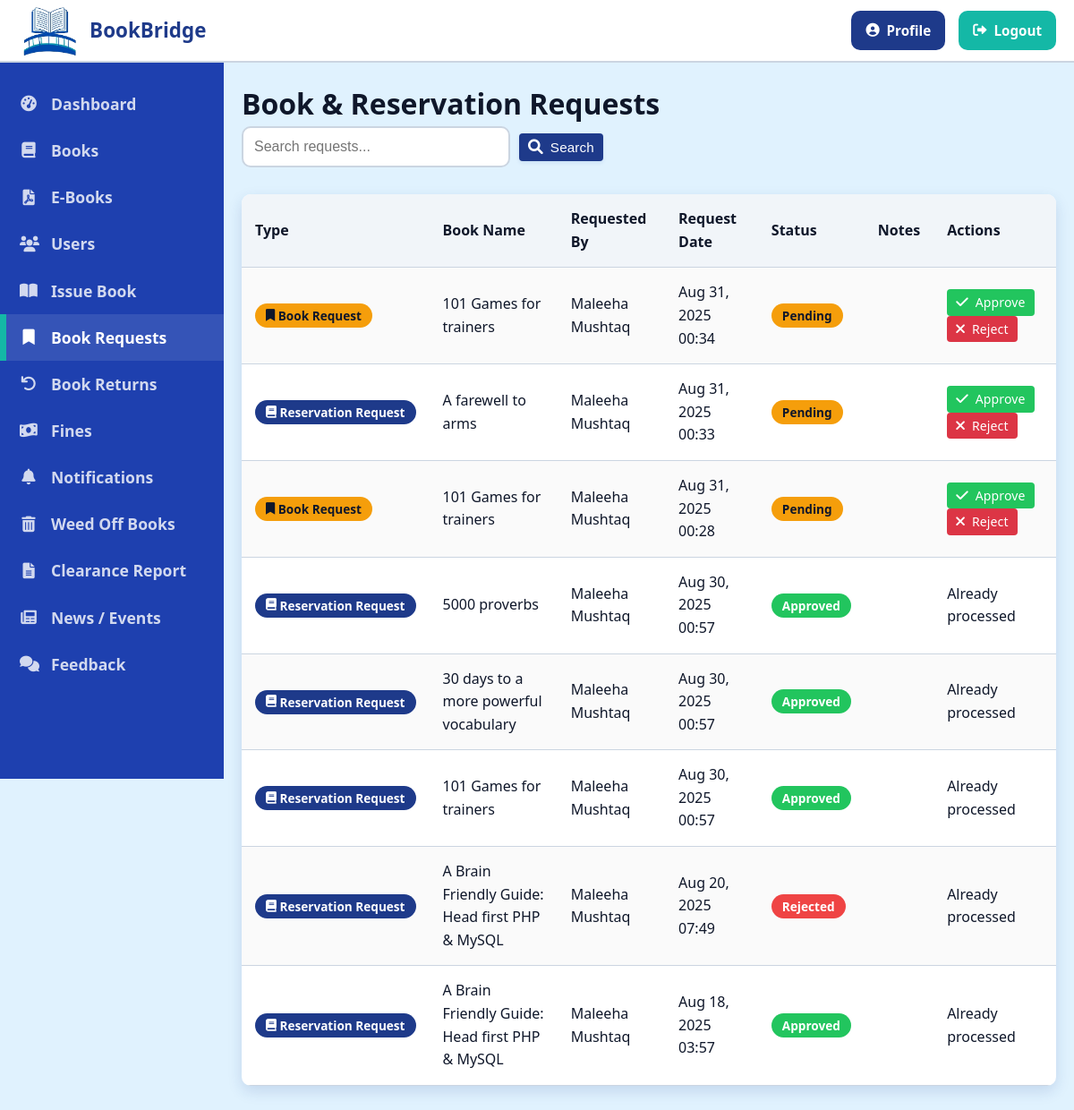
The page /librarian/requests.php (signed in) on the database as committed earlier.
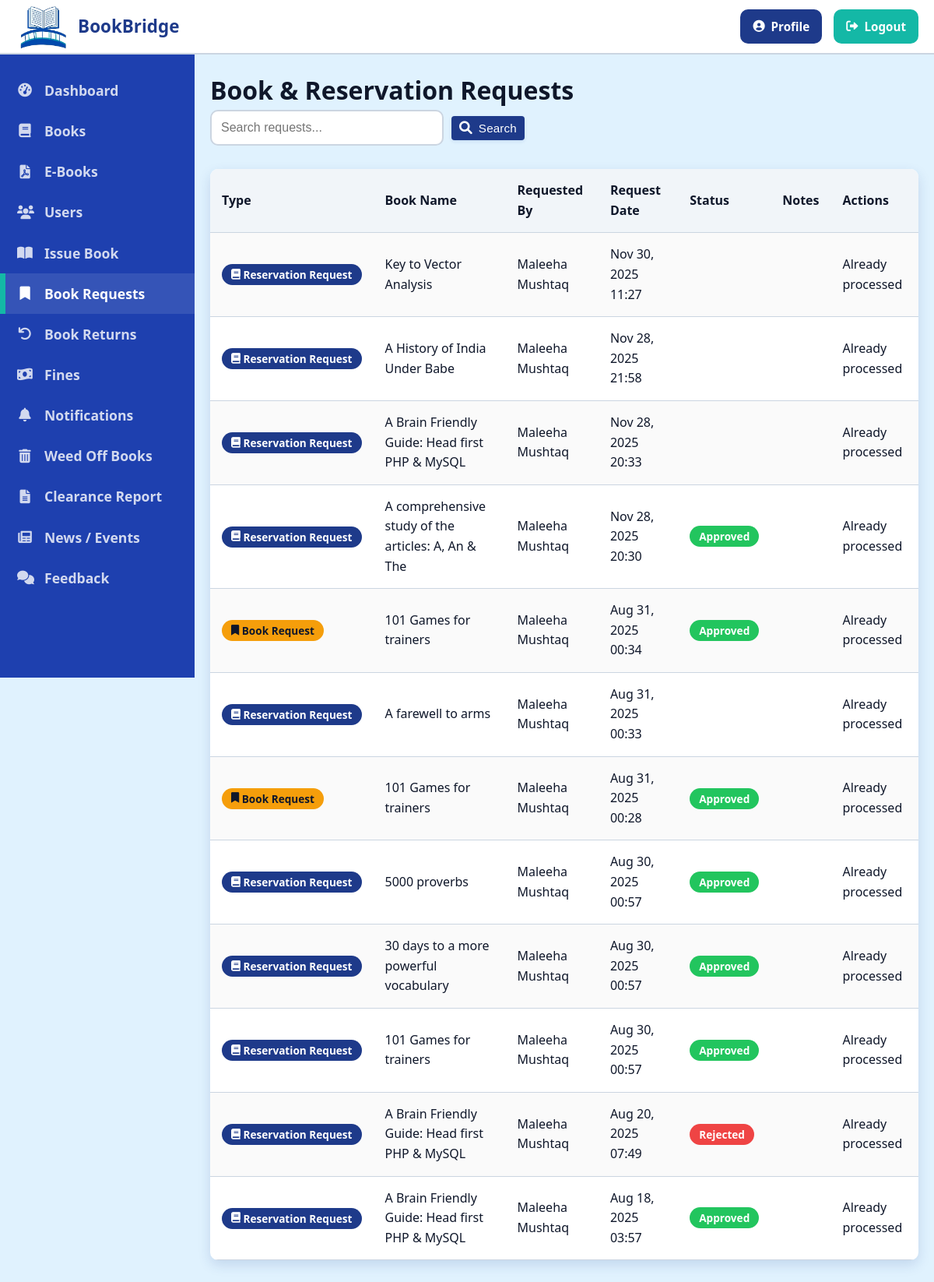
The same page on the database as committed later.
### tables this page shows
CREATE TABLE `book_requests` (
  `id` int(11) NOT NULL,
  `book_id` int(11) NOT NULL,
  `user_id` int(11) NOT NULL,
  `request_date` timestamp NOT NULL DEFAULT current_timestamp(),
  `status` enum('pending','approved','rejected') NOT NULL DEFAULT 'pending',
  `notes` text DEFAULT NULL
);

CREATE TABLE `books` (
  `id` int(11) NOT NULL,
  `book_name` varchar(100) DEFAULT NULL,
  `author` varchar(100) DEFAULT NULL,
  `book_no` varchar(20) DEFAULT NULL,
  `publisher` varchar(100) DEFAULT NULL,
  `category` varchar(50) DEFAULT NULL,
  `available_quantity` int(11) NOT NULL DEFAULT 0,
  `total_quantity` int(11) NOT NULL DEFAULT 0,
  `created_at` timestamp NOT NULL DEFAULT current_timestamp(),
  `updated_at` timestamp NOT NULL DEFAULT current_timestamp() ON UPDATE current_timestamp()
);

CREATE TABLE `users` (
  `id` int(11) NOT NULL,
  `unique_id` varchar(20) DEFAULT NULL,
  `name` varchar(100) NOT NULL,
  `email` varchar(100) NOT NULL,
  `password` varchar(255) NOT NULL,
  `role` enum('librarian','student','faculty') NOT NULL,
  `class` varchar(100) DEFAULT NULL,
  `phone` varchar(20) DEFAULT NULL,
  `address` text DEFAULT NULL,
  `created_at` timestamp NOT NULL DEFAULT current_timestamp(),
  `approval_status` varchar(20) DEFAULT 'pending',
  `approved_at` timestamp NULL DEFAULT NULL,
  `rejected_at` timestamp NULL DEFAULT NULL,
  `email_verified` tinyint(1) DEFAULT 0,
  `email_verification_token` varchar(255) DEFAULT NULL
);

CREATE TABLE `reservation_requests` (
  `id` int(11) NOT NULL,
  `book_id` int(11) NOT NULL,
  `user_id` int(11) NOT NULL,
  `request_date` timestamp NOT NULL DEFAULT current_timestamp(),
  `status` enum('pending','approved','rejected') NOT NULL DEFAULT 'pending',
  `notes` text DEFAULT NULL,
  `collected` tinyint(1) NOT NULL DEFAULT 0,
  `expires_at` datetime DEFAULT NULL,
  `approved_at` datetime DEFAULT NULL,
  `collected_at` datetime DEFAULT NULL
);

### librarian/requests.php (the view, shortened to what the changed rows need)
<?php
include_once '../includes/header.php';
$bookRequests = [];
$sql = "
    SELECT br.*, b.book_name as book_name, u.name as user_name, 'book' as request_type, br.collected, br.expires_at, b.available_quantity
    FROM reservation_requests br
    JOIN books b ON br.book_id = b.id
    JOIN users u ON br.user_id = u.id
    WHERE 1=1
";
$sql .= " ORDER BY br.request_date DESC";
$stmt = $conn->prepare($sql);
$stmt->execute();
$result = $stmt->get_result();
while ($row = $result->fetch_assoc()) {
    $bookRequests[] = $row;
}
$reservationRequests = [];
$sql = "
    SELECT rr.*, b.book_name as book_name, u.name as user_name, 'reservation' as request_type, b.available_quantity
    FROM book_requests rr
    JOIN books b ON rr.book_id = b.id
    JOIN users u ON rr.user_id = u.id
    WHERE 1=1
";
$sql .= " ORDER BY rr.request_date DESC";
$stmt = $conn->prepare($sql);
$stmt->execute();
$result = $stmt->get_result();
while ($row = $result->fetch_assoc()) {
    $reservationRequests[] = $row;
}
$allRequests = array_merge($bookRequests, $reservationRequests);
usort($allRequests, function($a, $b) {
    return strtotime($b['request_date']) - strtotime($a['request_date']);
});
?>
<h1 class="page-title">Book & Reservation Requests</h1>
<div class="table-container" style="margin-top:30px;">
    <table class="table table-striped">
        <thead>
            <tr>
                <th>Type</th>
                <th>Book Name</th>
                <th>Requested By</th>
                <th>Request Date</th>
                <th>Status</th>
                <th>Notes</th>
                <th>Actions</th>
            </tr>
        </thead>
        <tbody>
            <?php if (count($allRequests) > 0): ?>
                <?php foreach ($allRequests as $request): ?>
                    <tr>
                        <td>
                            <?php if ($request['request_type'] == 'book'): ?>
                                <span class="badge badge-primary">
                                    <i class="fas fa-book"></i>&nbsp;Reservation Request
                                </span>
                            <?php else: ?>
                                <span class="badge badge-warning">
                                    <i class="fas fa-bookmark"></i>&nbsp;Book Request
                                </span>
                            <?php endif; ?>
                        </td>
                        <td><?php echo htmlspecialchars($request['book_name']); ?></td>
                        <td><?php echo htmlspecialchars($request['user_name']); ?></td>
                        <td><?php echo date('M d, Y H:i', strtotime($request['request_date'])); ?></td>
                        <td>
                            <?php
                            switch ($request['status']) {
                                case 'pending':
                                    echo '<span class="badge badge-warning">Pending</span>';
                                    break;
                                case 'approved':
                                    if ($request['request_type'] == 'book' && !$request['collected']) {
                                        echo '<span class="badge badge-info">Approved - Awaiting Collection</span>';
                                        if (isset($request['expires_at']) && strtotime($request['expires_at']) < time()) {
                                            echo '<br><small class="text-danger">EXPIRED</small>';
                                        }
                                    } else {
                                        echo '<span class="badge badge-success">Approved</span>';
                                    }
                                    break;
                                case 'rejected':
                                    echo '<span class="badge badge-danger">Rejected</span>';
                                    break;
                                default:
                                    echo htmlspecialchars($request['status']);
                            }
                            ?>
                        </td>
                        <td><?php echo htmlspecialchars($request['notes'] ?? ''); ?></td>
                        <td>
                            <?php if ($request['status'] == 'pending'): ?>
                                <?php
                                $canApprove = true;
                                ?>
                                <?php if ($canApprove): ?>
                                <a href="?id=<?php echo $request['id']; ?>&action=approve&type=<?php echo $request['request_type']; ?>"
                                   class="btn btn-sm btn-success js-confirm"
                                   data-title="Approve Request"
                                   data-message="Are you sure you want to approve this request?">
                                    <i class="fas fa-check"></i> Approve
                                </a>
                                <?php else: ?>
                                    <button class="btn btn-sm btn-secondary" disabled>
                                        <i class="fas fa-ban"></i> Cannot Approve
                                    </button>
                                <?php endif; ?>
                                <a href="?id=<?php echo $request['id']; ?>&action=reject&type=<?php echo $request['request_type']; ?>"
                                   class="btn btn-sm btn-danger js-confirm"
                                   data-title="Reject Request"
                                   data-message="Are you sure you want to reject this request?">
                                    <i class="fas fa-times"></i> Reject
                                </a>
                            <?php else: ?>
                                <span class="text-muted">Already processed</span>
                            <?php endif; ?>
                        </td>
                    </tr>
                <?php endforeach; ?>
            <?php else: ?>
                <tr>
                    <td colspan="7" class="text-center">No requests found.</td>
                </tr>
            <?php endif; ?>
        </tbody>
    </table>
</div>
<?php
include_once '../includes/footer.php';
?>

Rows that differ between the two databases and show on the page:
added reservation_requests: shows "Reservation Request", book.book_name "Key to Vector Analysis", user.name "Maleeha Mushtaq", request_date "Nov 30, 2025 11:27", status "Already processed"
added reservation_requests: shows "Reservation Request", book.book_name "A History of India Under Babe", user.name "Maleeha Mushtaq", request_date "Nov 28, 2025 21:58", status "Already processed"
added reservation_requests: shows "Reservation Request", book.book_name "A Brain Friendly Guide: Head first PHP & MySQL", user.name "Maleeha Mushtaq", request_date "Nov 28, 2025 20:33", status "Already processed"
added reservation_requests: shows "Reservation Request", book.book_name "A comprehensive study of the articles: A, An & The", user.name "Maleeha Mushtaq", request_date "Nov 28, 2025 20:30", status "Approved"
changed book_requests "Aug 31, 2025 00:34": status "Pending Approve Reject" → "Approved Already processed"
changed reservation_requests "Aug 31, 2025 00:33": status "Pending Approve Reject" → "Already processed"
changed book_requests "Aug 31, 2025 00:28": status "Pending Approve Reject" → "Approved Already processed"
